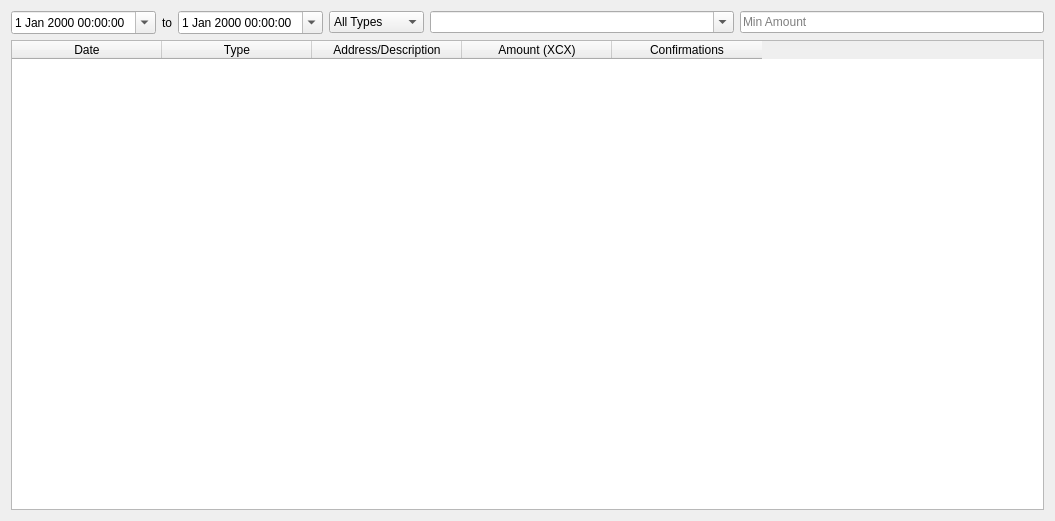
<?xml version="1.0" encoding="UTF-8"?>
<ui version="4.0">
 <class>HistoryPage</class>
 <widget class="QDialog" name="HistoryPage">
  <property name="geometry">
   <rect>
    <x>0</x>
    <y>0</y>
    <width>1055</width>
    <height>521</height>
   </rect>
  </property>
  <property name="sizePolicy">
   <sizepolicy hsizetype="Expanding" vsizetype="Expanding">
    <horstretch>0</horstretch>
    <verstretch>0</verstretch>
   </sizepolicy>
  </property>
  <property name="minimumSize">
   <size>
    <width>960</width>
    <height>0</height>
   </size>
  </property>
  <property name="sizeGripEnabled">
   <bool>false</bool>
  </property>
  <layout class="QVBoxLayout" name="verticalLayout" stretch="1">
   <item>
    <layout class="QVBoxLayout" name="verticalLayout_2">
     <item>
      <layout class="QVBoxLayout" name="verticalLayout_3">
       <item>
        <layout class="QHBoxLayout" name="horizontalLayout_2">
         <item>
          <widget class="QDateTimeEdit" name="dateTimeEditFrom">
           <property name="sizePolicy">
            <sizepolicy hsizetype="Maximum" vsizetype="Fixed">
             <horstretch>0</horstretch>
             <verstretch>0</verstretch>
            </sizepolicy>
           </property>
           <property name="calendarPopup">
            <bool>true</bool>
           </property>
          </widget>
         </item>
         <item>
          <widget class="QLabel" name="label">
           <property name="sizePolicy">
            <sizepolicy hsizetype="Maximum" vsizetype="Preferred">
             <horstretch>0</horstretch>
             <verstretch>0</verstretch>
            </sizepolicy>
           </property>
           <property name="text">
            <string>to</string>
           </property>
          </widget>
         </item>
         <item>
          <widget class="QDateTimeEdit" name="dateTimeEditTo">
           <property name="sizePolicy">
            <sizepolicy hsizetype="Maximum" vsizetype="Fixed">
             <horstretch>0</horstretch>
             <verstretch>0</verstretch>
            </sizepolicy>
           </property>
           <property name="calendarPopup">
            <bool>true</bool>
           </property>
          </widget>
         </item>
         <item>
          <widget class="QComboBox" name="comboBoxType">
           <property name="sizePolicy">
            <sizepolicy hsizetype="Maximum" vsizetype="Maximum">
             <horstretch>0</horstretch>
             <verstretch>0</verstretch>
            </sizepolicy>
           </property>
           <item>
            <property name="text">
             <string>All Types</string>
            </property>
           </item>
           <item>
            <property name="text">
             <string>Sent</string>
            </property>
           </item>
           <item>
            <property name="text">
             <string>Received</string>
            </property>
           </item>
           <item>
            <property name="text">
             <string>Mined</string>
            </property>
           </item>
           <item>
            <property name="text">
             <string>Minted</string>
            </property>
           </item>
           <item>
            <property name="text">
             <string>Masternode</string>
            </property>
           </item>
          </widget>
         </item>
         <item>
          <widget class="QComboBox" name="lineEditDesc">
           <property name="sizePolicy">
            <sizepolicy hsizetype="Preferred" vsizetype="Fixed">
             <horstretch>0</horstretch>
             <verstretch>0</verstretch>
            </sizepolicy>
           </property>
           <property name="editable">
            <bool>true</bool>
           </property>
          </widget>
         </item>
         <item>
          <widget class="QLineEdit" name="lineEditAmount">
           <property name="sizePolicy">
            <sizepolicy hsizetype="Preferred" vsizetype="Fixed">
             <horstretch>0</horstretch>
             <verstretch>0</verstretch>
            </sizepolicy>
           </property>
           <property name="placeholderText">
            <string>Min Amount</string>
           </property>
          </widget>
         </item>
        </layout>
       </item>
      </layout>
     </item>
     <item>
      <widget class="QTableWidget" name="tableView">
       <property name="sizePolicy">
        <sizepolicy hsizetype="Expanding" vsizetype="Expanding">
         <horstretch>0</horstretch>
         <verstretch>0</verstretch>
        </sizepolicy>
       </property>
       <property name="editTriggers">
        <set>QAbstractItemView::NoEditTriggers</set>
       </property>
       <property name="alternatingRowColors">
        <bool>true</bool>
       </property>
       <property name="selectionMode">
        <enum>QAbstractItemView::SingleSelection</enum>
       </property>
       <property name="selectionBehavior">
        <enum>QAbstractItemView::SelectRows</enum>
       </property>
       <property name="showGrid">
        <bool>false</bool>
       </property>
       <property name="sortingEnabled">
        <bool>true</bool>
       </property>
       <property name="cornerButtonEnabled">
        <bool>false</bool>
       </property>
       <attribute name="horizontalHeaderVisible">
        <bool>true</bool>
       </attribute>
       <attribute name="horizontalHeaderCascadingSectionResizes">
        <bool>false</bool>
       </attribute>
       <attribute name="horizontalHeaderDefaultSectionSize">
        <number>150</number>
       </attribute>
       <attribute name="horizontalHeaderMinimumSectionSize">
        <number>150</number>
       </attribute>
       <attribute name="verticalHeaderVisible">
        <bool>false</bool>
       </attribute>
       <column>
        <property name="text">
         <string>Date</string>
        </property>
       </column>
       <column>
        <property name="text">
         <string>Type</string>
        </property>
       </column>
       <column>
        <property name="text">
         <string>Address/Description</string>
        </property>
       </column>
       <column>
        <property name="text">
         <string>Amount (XCX)</string>
        </property>
       </column>
       <column>
        <property name="text">
         <string>Confirmations</string>
        </property>
       </column>
      </widget>
     </item>
    </layout>
   </item>
  </layout>
 </widget>
 <resources/>
 <connections/>
</ui>
